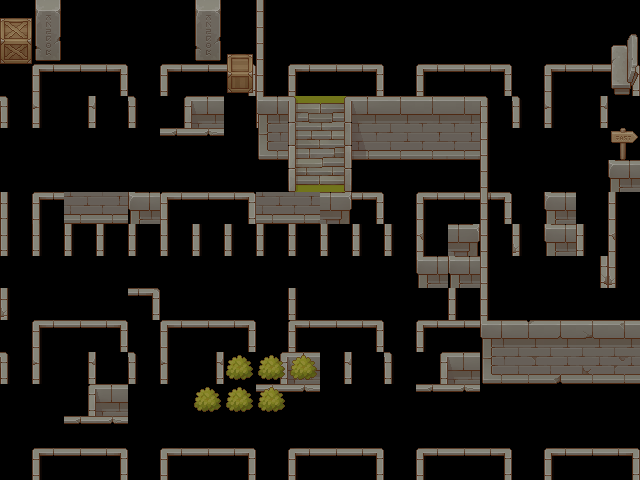

This game map was drawn from its Tiled (.tmx) file and the tilesets committed beside it. A one-line description and the trimmed map source follow:
An orthogonal 20x15 tile map with 32x32 px tiles, 2 tile layers (suelo, colisiones), 5 tilesets.

<map version="1.8" tiledversion="1.8.4" orientation="orthogonal" renderorder="right-down" width="20" height="15" tilewidth="32" tileheight="32" infinite="0" nextlayerid="3" nextobjectid="1">
 <tileset firstgid="1" source="Tileset Wall.tsx" />
 <tileset firstgid="65" source="Tileset Wall.tsx" />
 <tileset firstgid="321" source="Struct.tsx" />
 <tileset firstgid="577" source="Props.tsx" />
 <tileset firstgid="833" source="TX Plant.tsx" />
 <layer id="1" name="suelo" width="20" height="15">
  <data>[300 cells, 300 non-empty, 41 distinct tile ids]</data>
 </layer>
 <layer id="2" name="colisiones" width="20" height="15">
  <data>[300 cells, 48 non-empty, 29 distinct tile ids]</data>
 </layer>
</map>
